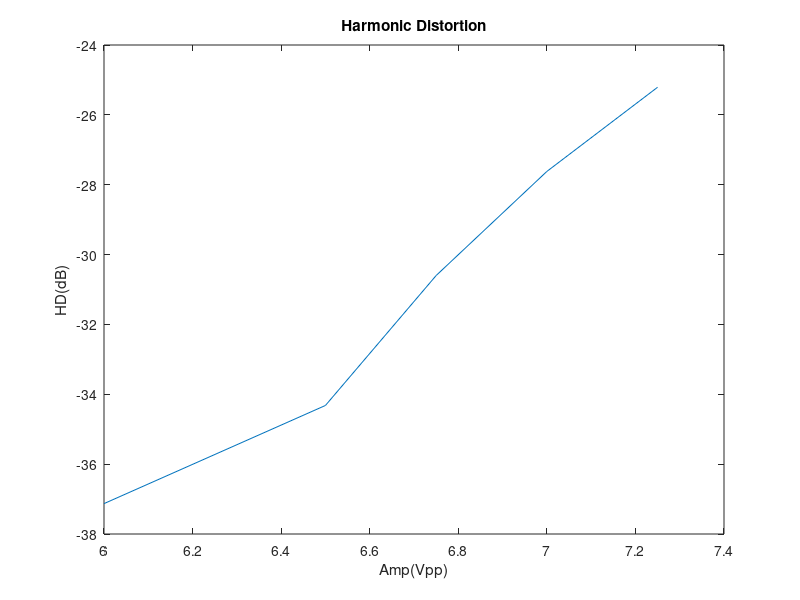

This chart was generated by the following MATLAB code:
Vpp = [6 6.5 6.75 7 7.25];
HD = [-37.13 -34.32 -30.6 -27.62 -25.21];
plot(Vpp, HD);
xlabel('Amp(Vpp)');
ylabel('HD(dB)');
title('Harmonic Distortion');